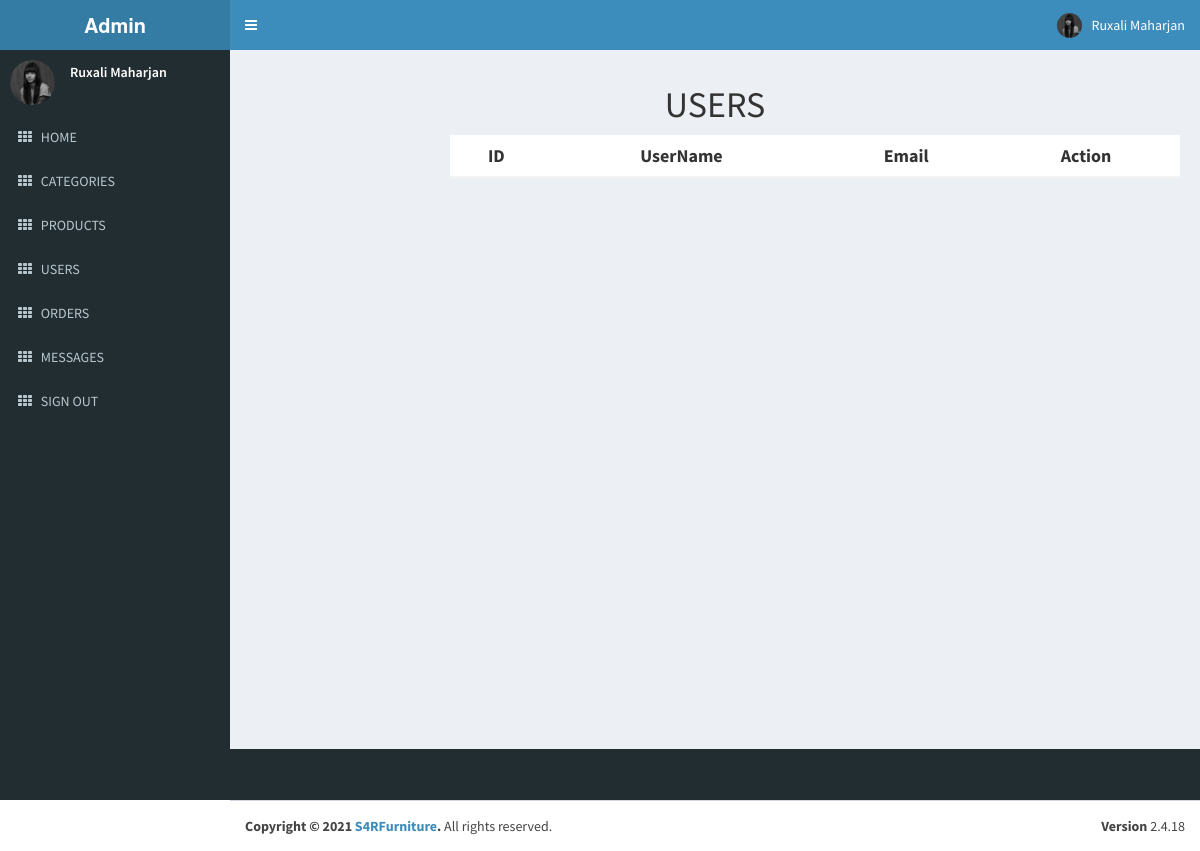
/admin/users.php (signed in), run on an earlier commit of the app's database.
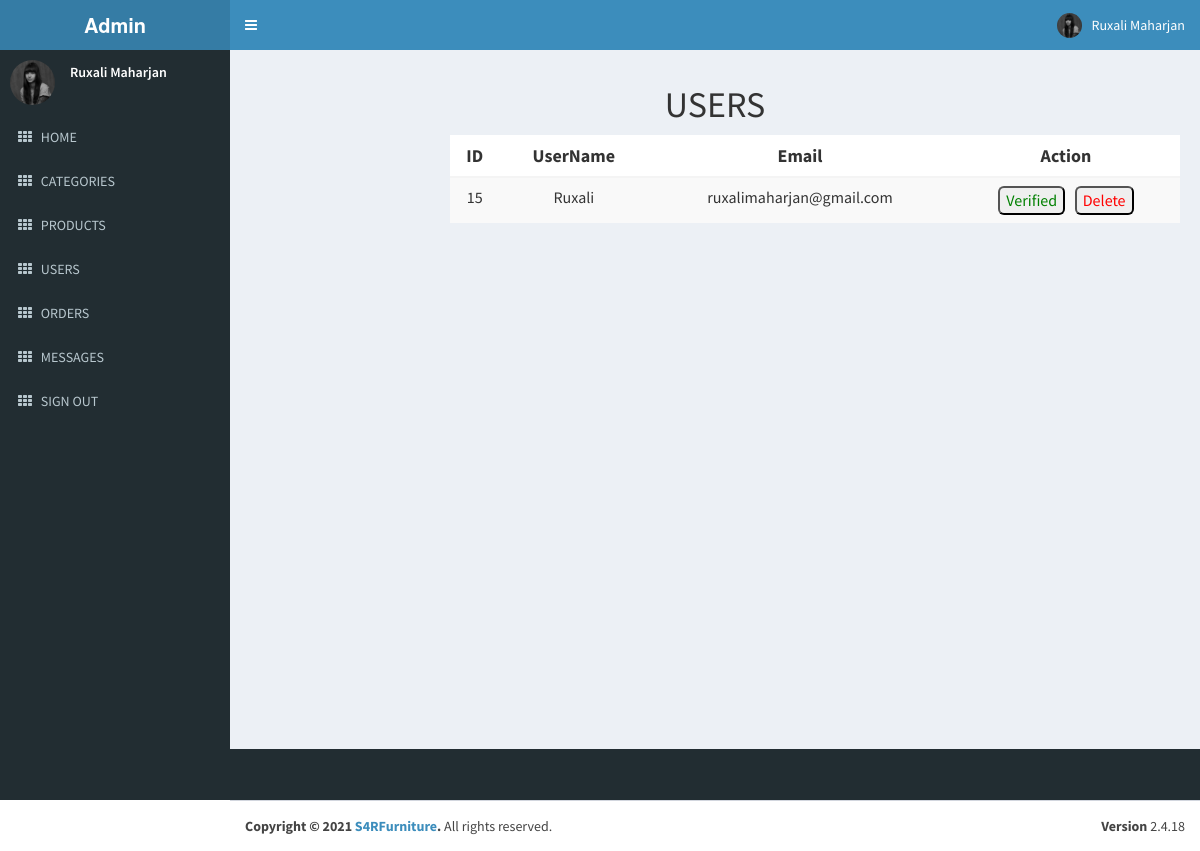
And on a later commit of the database.
### tables this page shows
CREATE TABLE `customers` (
  `id` int(11) NOT NULL,
  `username` varchar(30) NOT NULL,
  `email` varchar(255) NOT NULL,
  `password` varchar(30) NOT NULL,
  `created_at` timestamp NOT NULL DEFAULT current_timestamp(),
  `updated_at` timestamp NOT NULL DEFAULT current_timestamp(),
  `status` int(11) NOT NULL
);

### admin/users.php (the view, shortened to what this page needs)
<!DOCTYPE html>
<html>
<?php
 require('../connect.php');
  $sql = "select * from customers order by id asc";
  $res = mysqli_query($connect,$sql);
?>
<?php
include('adminfiles/head.php')
?>
<body class="hold-transition skin-blue sidebar-mini">
  <div class="wrapper">
    <?php
    include('adminfiles/header.php')
    ?>
    <?php
    include('adminfiles/aside.php');
    ?>
    <div class="content-wrapper">
      <section class="content-header">
        <center>
          <h1>
            USERS
          </h1>
        </center>
      </section>
      <div class="container">
        <div class="col-md-8 col-md-offset-2">
          <table class="table table-striped text-center" style="background-color: white;">
            <thead>
              <tr>
                <th style="font-size: large;">ID</th>
                <th style="font-size: large;">UserName</th>
                <th style="font-size: large;">Email</th>
                <th style="font-size: large;">Action</th>
              </tr>
            </thead>
            <tbody>
              <?php
              while ($row = mysqli_fetch_assoc($res)) { ?>
                <tr>
                  <td style="font-size: medium;"><?php echo $row['id'] ?></td>
                  <td style="font-size: medium;"><?php echo $row['username'] ?></td>
                  <td style="font-size: medium;"><?php echo $row['email'] ?></td>
                  <td style="font-size: medium;">
                  <div class="buttons">
                    <?php
                    if ($row['status'] == 1) {
                      echo "<button style='border-radius:6px;' ><a style='color:green;' href = '?type=status&operation=deactive&id=" . $row['id'] . "'>Verified</a></button>&nbsp;&nbsp;&nbsp;";
                    } else {
                      echo "<button style='border-radius:6px;'><a style='color:blue;' href = '?type=status&operation=active&id=" . $row['id'] . " '>UnVerified</a></button>&nbsp;&nbsp;&nbsp;";
                    }
                    echo "<button style='border-radius:6px;'><a style='color:red' href = '?type=delete&id=" . $row['id'] . "'>Delete</a></button>";
                    ?>
                    </div>
                  </td>
                </tr>
              <?php } ?>
            </tbody>
          </table>
        </div>
      </div>
    </div>
  </div>
  <?php
  include('adminfiles/footer.php');
  ?>
</body>
</html>

What changed in the data, as far as the page shows it:
added customers: id "15", username "Ruxali", email "ruxalimaharjan@gmail.com"
